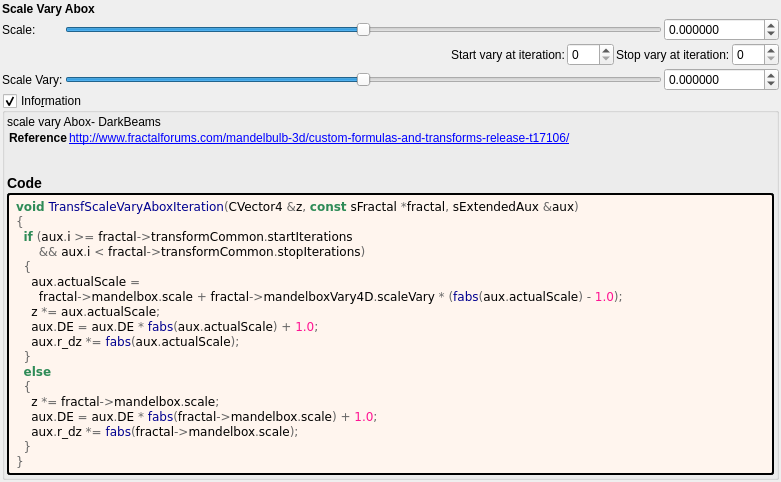
<?xml version="1.0" encoding="UTF-8"?>
<ui version="4.0">
 <class>transf_scale_vary_abox</class>
 <widget class="QWidget" name="Form">
  <property name="geometry">
   <rect>
    <x>0</x>
    <y>0</y>
    <width>781</width>
    <height>300</height>
   </rect>
  </property>
  <property name="windowTitle">
   <string notr="true">transf_scale_vary_abox</string>
  </property>
  <layout class="QVBoxLayout" name="verticalLayout">
   <property name="spacing">
    <number>2</number>
   </property>
   <property name="leftMargin">
    <number>2</number>
   </property>
   <property name="topMargin">
    <number>2</number>
   </property>
   <property name="rightMargin">
    <number>2</number>
   </property>
   <property name="bottomMargin">
    <number>2</number>
   </property>
   <item>
    <layout class="QGridLayout" name="gridLayout_14">
     <item row="2" column="0" colspan="5">
      <layout class="QGridLayout" name="gridLayout_30">
       <property name="spacing">
        <number>2</number>
       </property>
       <item row="0" column="1">
        <widget class="QSlider" name="slider_mandelbox_scale">
         <property name="sizePolicy">
          <sizepolicy hsizetype="Expanding" vsizetype="Maximum">
           <horstretch>0</horstretch>
           <verstretch>0</verstretch>
          </sizepolicy>
         </property>
         <property name="minimum">
          <number>-5000000</number>
         </property>
         <property name="maximum">
          <number>5000000</number>
         </property>
         <property name="singleStep">
          <number>1</number>
         </property>
         <property name="orientation">
          <enum>Qt::Horizontal</enum>
         </property>
        </widget>
       </item>
       <item row="2" column="2">
        <widget class="MyDoubleSpinBox" name="spinbox_mandelbox_vary_scale_vary">
         <property name="sizePolicy">
          <sizepolicy hsizetype="Minimum" vsizetype="Maximum">
           <horstretch>0</horstretch>
           <verstretch>0</verstretch>
          </sizepolicy>
         </property>
         <property name="prefix">
          <string/>
         </property>
         <property name="suffix">
          <string/>
         </property>
         <property name="decimals">
          <number>6</number>
         </property>
         <property name="minimum">
          <double>-100000.000000000000000</double>
         </property>
         <property name="maximum">
          <double>100000.000000000000000</double>
         </property>
         <property name="singleStep">
          <double>0.100000000000000</double>
         </property>
        </widget>
       </item>
       <item row="2" column="1">
        <widget class="QSlider" name="slider_mandelbox_vary_scale_vary">
         <property name="sizePolicy">
          <sizepolicy hsizetype="Expanding" vsizetype="Maximum">
           <horstretch>0</horstretch>
           <verstretch>0</verstretch>
          </sizepolicy>
         </property>
         <property name="minimum">
          <number>-1000000</number>
         </property>
         <property name="maximum">
          <number>1000000</number>
         </property>
         <property name="value">
          <number>0</number>
         </property>
         <property name="sliderPosition">
          <number>0</number>
         </property>
         <property name="orientation">
          <enum>Qt::Horizontal</enum>
         </property>
        </widget>
       </item>
       <item row="2" column="0">
        <widget class="QLabel" name="label_142">
         <property name="text">
          <string>Scale Vary:</string>
         </property>
        </widget>
       </item>
       <item row="0" column="2">
        <widget class="MyDoubleSpinBox" name="spinbox_mandelbox_scale">
         <property name="sizePolicy">
          <sizepolicy hsizetype="Minimum" vsizetype="Maximum">
           <horstretch>0</horstretch>
           <verstretch>0</verstretch>
          </sizepolicy>
         </property>
         <property name="prefix">
          <string/>
         </property>
         <property name="suffix">
          <string/>
         </property>
         <property name="decimals">
          <number>6</number>
         </property>
         <property name="minimum">
          <double>-100000.000000000000000</double>
         </property>
         <property name="maximum">
          <double>100000.000000000000000</double>
         </property>
         <property name="singleStep">
          <double>0.100000000000000</double>
         </property>
        </widget>
       </item>
       <item row="0" column="0">
        <widget class="QLabel" name="label_140">
         <property name="text">
          <string>Scale:</string>
         </property>
        </widget>
       </item>
       <item row="1" column="0" colspan="3">
        <layout class="QGridLayout" name="gridLayout">
         <item row="0" column="1">
          <widget class="QLabel" name="label_66">
           <property name="text">
            <string>Start vary at iteration:</string>
           </property>
          </widget>
         </item>
         <item row="0" column="4">
          <widget class="MySpinBox" name="spinboxInt_transf_stop_iterations">
           <property name="sizePolicy">
            <sizepolicy hsizetype="Preferred" vsizetype="Maximum">
             <horstretch>0</horstretch>
             <verstretch>0</verstretch>
            </sizepolicy>
           </property>
           <property name="maximum">
            <number>250</number>
           </property>
          </widget>
         </item>
         <item row="0" column="3">
          <widget class="QLabel" name="label_48">
           <property name="text">
            <string>Stop vary at iteration:</string>
           </property>
          </widget>
         </item>
         <item row="0" column="2">
          <widget class="MySpinBox" name="spinboxInt_transf_start_iterations">
           <property name="sizePolicy">
            <sizepolicy hsizetype="Minimum" vsizetype="Maximum">
             <horstretch>0</horstretch>
             <verstretch>0</verstretch>
            </sizepolicy>
           </property>
           <property name="minimum">
            <number>0</number>
           </property>
           <property name="maximum">
            <number>250</number>
           </property>
           <property name="value">
            <number>0</number>
           </property>
          </widget>
         </item>
         <item row="0" column="0">
          <spacer name="horizontalSpacer_5">
           <property name="orientation">
            <enum>Qt::Horizontal</enum>
           </property>
           <property name="sizeHint" stdset="0">
            <size>
             <width>40</width>
             <height>2</height>
            </size>
           </property>
          </spacer>
         </item>
        </layout>
       </item>
      </layout>
     </item>
     <item row="0" column="0" colspan="2">
      <widget class="QLabel" name="label_141">
       <property name="font">
        <font>
         <weight>75</weight>
         <bold>true</bold>
        </font>
       </property>
       <property name="text">
        <string>Scale Vary Abox</string>
       </property>
      </widget>
     </item>
    </layout>
   </item>
   <item>
    <widget class="MyGroupBox" name="groupCheck_info">
     <property name="title">
      <string>Info&amp;rmation</string>
     </property>
     <property name="flat">
      <bool>false</bool>
     </property>
     <property name="checkable">
      <bool>true</bool>
     </property>
     <layout class="QVBoxLayout" name="verticalLayout_2">
      <property name="spacing">
       <number>2</number>
      </property>
      <property name="leftMargin">
       <number>2</number>
      </property>
      <property name="topMargin">
       <number>2</number>
      </property>
      <property name="rightMargin">
       <number>2</number>
      </property>
      <property name="bottomMargin">
       <number>2</number>
      </property>
      <item>
	   <widget class="QLabel" name="label_information_general">
	    <property name="text">
		 <string notr="true">&lt;p&gt;scale vary Abox- DarkBeams&lt;/p&gt;&lt;table&gt;
&lt;tr&gt;&lt;th&gt;Reference&lt;/th&gt;&lt;td&gt;&lt;a href=&quot;http://www.fractalforums.com/mandelbulb-3d/custom-formulas-and-transforms-release-t17106/&quot;&gt;http://www.fractalforums.com/mandelbulb-3d/custom-formulas-and-transforms-release-t17106/&lt;br&gt;
&lt;/td&gt;&lt;/tr&gt;
&lt;/table&gt;
&lt;h3&gt;Code&lt;/h3&gt;</string>
		</property>
		<property name="wordWrap">
		 <bool>true</bool>
		</property>
		<property name="openExternalLinks">
		 <bool>true</bool>
		</property>
		<property name="textInteractionFlags">
		 <set>Qt::LinksAccessibleByMouse|Qt::TextSelectableByMouse</set>
		</property>
		</widget>
	   </item>
	   <item>
	    <widget class="QLabel" name="label_code_content">
		 <property name="text">
		  <string notr="true">&lt;body style=&quot;background-color:#fff5ee&quot;&gt;
&lt;pre style=&quot;color:#000000; background-color:#fff5ee;  font-family:'Courier New',monospace;&quot;&gt;&lt;span style=&quot;color:#2e8b57; font-weight:bold&quot;&gt;void&lt;/span&gt; &lt;span style=&quot;color:#00008f&quot;&gt;TransfScaleVaryAboxIteration&lt;/span&gt;&lt;span style=&quot;color:#676767&quot;&gt;(&lt;/span&gt;CVector4 &lt;span style=&quot;color:#676767&quot;&gt;&amp;amp;&lt;/span&gt;z&lt;span style=&quot;color:#676767&quot;&gt;,&lt;/span&gt; &lt;span style=&quot;color:#2e8b57; font-weight:bold&quot;&gt;const&lt;/span&gt; sFractal &lt;span style=&quot;color:#676767&quot;&gt;*&lt;/span&gt;fractal&lt;span style=&quot;color:#676767&quot;&gt;,&lt;/span&gt; sExtendedAux &lt;span style=&quot;color:#676767&quot;&gt;&amp;amp;&lt;/span&gt;aux&lt;span style=&quot;color:#676767&quot;&gt;)&lt;/span&gt;
&lt;span style=&quot;color:#676767&quot;&gt;{&lt;/span&gt;
  &lt;span style=&quot;color:#2e8b57; font-weight:bold&quot;&gt;if&lt;/span&gt; &lt;span style=&quot;color:#676767&quot;&gt;(&lt;/span&gt;aux&lt;span style=&quot;color:#676767&quot;&gt;.&lt;/span&gt;i &lt;span style=&quot;color:#676767&quot;&gt;&amp;gt;=&lt;/span&gt; fractal&lt;span style=&quot;color:#676767&quot;&gt;-&amp;gt;&lt;/span&gt;transformCommon&lt;span style=&quot;color:#676767&quot;&gt;.&lt;/span&gt;startIterations
      &lt;span style=&quot;color:#676767&quot;&gt;&amp;amp;&amp;amp;&lt;/span&gt; aux&lt;span style=&quot;color:#676767&quot;&gt;.&lt;/span&gt;i &lt;span style=&quot;color:#676767&quot;&gt;&amp;lt;&lt;/span&gt; fractal&lt;span style=&quot;color:#676767&quot;&gt;-&amp;gt;&lt;/span&gt;transformCommon&lt;span style=&quot;color:#676767&quot;&gt;.&lt;/span&gt;stopIterations&lt;span style=&quot;color:#676767&quot;&gt;)&lt;/span&gt;
  &lt;span style=&quot;color:#676767&quot;&gt;{&lt;/span&gt;
    aux&lt;span style=&quot;color:#676767&quot;&gt;.&lt;/span&gt;actualScale &lt;span style=&quot;color:#676767&quot;&gt;=&lt;/span&gt;
      fractal&lt;span style=&quot;color:#676767&quot;&gt;-&amp;gt;&lt;/span&gt;mandelbox&lt;span style=&quot;color:#676767&quot;&gt;.&lt;/span&gt;scale &lt;span style=&quot;color:#676767&quot;&gt;+&lt;/span&gt; fractal&lt;span style=&quot;color:#676767&quot;&gt;-&amp;gt;&lt;/span&gt;mandelboxVary4D&lt;span style=&quot;color:#676767&quot;&gt;.&lt;/span&gt;scaleVary &lt;span style=&quot;color:#676767&quot;&gt;* (&lt;/span&gt;&lt;span style=&quot;color:#00008f&quot;&gt;fabs&lt;/span&gt;&lt;span style=&quot;color:#676767&quot;&gt;(&lt;/span&gt;aux&lt;span style=&quot;color:#676767&quot;&gt;.&lt;/span&gt;actualScale&lt;span style=&quot;color:#676767&quot;&gt;) -&lt;/span&gt; &lt;span style=&quot;color:#ff1493&quot;&gt;1.0&lt;/span&gt;&lt;span style=&quot;color:#676767&quot;&gt;);&lt;/span&gt;
    z &lt;span style=&quot;color:#676767&quot;&gt;*=&lt;/span&gt; aux&lt;span style=&quot;color:#676767&quot;&gt;.&lt;/span&gt;actualScale&lt;span style=&quot;color:#676767&quot;&gt;;&lt;/span&gt;
    aux&lt;span style=&quot;color:#676767&quot;&gt;.&lt;/span&gt;DE &lt;span style=&quot;color:#676767&quot;&gt;=&lt;/span&gt; aux&lt;span style=&quot;color:#676767&quot;&gt;.&lt;/span&gt;DE &lt;span style=&quot;color:#676767&quot;&gt;*&lt;/span&gt; &lt;span style=&quot;color:#00008f&quot;&gt;fabs&lt;/span&gt;&lt;span style=&quot;color:#676767&quot;&gt;(&lt;/span&gt;aux&lt;span style=&quot;color:#676767&quot;&gt;.&lt;/span&gt;actualScale&lt;span style=&quot;color:#676767&quot;&gt;) +&lt;/span&gt; &lt;span style=&quot;color:#ff1493&quot;&gt;1.0&lt;/span&gt;&lt;span style=&quot;color:#676767&quot;&gt;;&lt;/span&gt;
    aux&lt;span style=&quot;color:#676767&quot;&gt;.&lt;/span&gt;r_dz &lt;span style=&quot;color:#676767&quot;&gt;*=&lt;/span&gt; &lt;span style=&quot;color:#00008f&quot;&gt;fabs&lt;/span&gt;&lt;span style=&quot;color:#676767&quot;&gt;(&lt;/span&gt;aux&lt;span style=&quot;color:#676767&quot;&gt;.&lt;/span&gt;actualScale&lt;span style=&quot;color:#676767&quot;&gt;);&lt;/span&gt;
  &lt;span style=&quot;color:#676767&quot;&gt;}&lt;/span&gt;
  &lt;span style=&quot;color:#2e8b57; font-weight:bold&quot;&gt;else&lt;/span&gt;
  &lt;span style=&quot;color:#676767&quot;&gt;{&lt;/span&gt;
    z &lt;span style=&quot;color:#676767&quot;&gt;*=&lt;/span&gt; fractal&lt;span style=&quot;color:#676767&quot;&gt;-&amp;gt;&lt;/span&gt;mandelbox&lt;span style=&quot;color:#676767&quot;&gt;.&lt;/span&gt;scale&lt;span style=&quot;color:#676767&quot;&gt;;&lt;/span&gt;
    aux&lt;span style=&quot;color:#676767&quot;&gt;.&lt;/span&gt;DE &lt;span style=&quot;color:#676767&quot;&gt;=&lt;/span&gt; aux&lt;span style=&quot;color:#676767&quot;&gt;.&lt;/span&gt;DE &lt;span style=&quot;color:#676767&quot;&gt;*&lt;/span&gt; &lt;span style=&quot;color:#00008f&quot;&gt;fabs&lt;/span&gt;&lt;span style=&quot;color:#676767&quot;&gt;(&lt;/span&gt;fractal&lt;span style=&quot;color:#676767&quot;&gt;-&amp;gt;&lt;/span&gt;mandelbox&lt;span style=&quot;color:#676767&quot;&gt;.&lt;/span&gt;scale&lt;span style=&quot;color:#676767&quot;&gt;) +&lt;/span&gt; &lt;span style=&quot;color:#ff1493&quot;&gt;1.0&lt;/span&gt;&lt;span style=&quot;color:#676767&quot;&gt;;&lt;/span&gt;
    aux&lt;span style=&quot;color:#676767&quot;&gt;.&lt;/span&gt;r_dz &lt;span style=&quot;color:#676767&quot;&gt;*=&lt;/span&gt; &lt;span style=&quot;color:#00008f&quot;&gt;fabs&lt;/span&gt;&lt;span style=&quot;color:#676767&quot;&gt;(&lt;/span&gt;fractal&lt;span style=&quot;color:#676767&quot;&gt;-&amp;gt;&lt;/span&gt;mandelbox&lt;span style=&quot;color:#676767&quot;&gt;.&lt;/span&gt;scale&lt;span style=&quot;color:#676767&quot;&gt;);&lt;/span&gt;
  &lt;span style=&quot;color:#676767&quot;&gt;}&lt;/span&gt;
&lt;span style=&quot;color:#676767&quot;&gt;}&lt;/span&gt;
&lt;/pre&gt;
&lt;/body&gt;</string>
		 </property>
		 <property name="wordWrap">
		  <bool>true</bool>
		 </property>
		 <property name="openExternalLinks">
		  <bool>true</bool>
		 </property>
		 <property name="textInteractionFlags">
		  <set>Qt::LinksAccessibleByMouse|Qt::TextSelectableByMouse</set>
		 </property>
		 <property name="styleSheet">
		  <string notr="true">border-style: outset; border-width: 2px; border-radius: 3px; border-color: black; background-color: #fff5ee; padding: 4px;</string>
		  </property>
		 </widget>
		</item>
	   </layout>
    </widget>
   </item>
   <item>
    <spacer name="verticalSpacer">
     <property name="orientation">
      <enum>Qt::Vertical</enum>
     </property>
     <property name="sizeHint" stdset="0">
      <size>
       <width>20</width>
       <height>40</height>
      </size>
     </property>
    </spacer>
   </item>
  </layout>
 </widget>
 <customwidgets>
  <customwidget>
   <class>MyGroupBox</class>
   <extends>QGroupBox</extends>
   <header>my_group_box.h</header>
   <container>1</container>
  </customwidget>
  <customwidget>
   <class>MyDoubleSpinBox</class>
   <extends>QDoubleSpinBox</extends>
   <header>my_double_spin_box.h</header>
  </customwidget>
  <customwidget>
   <class>MySpinBox</class>
   <extends>QSpinBox</extends>
   <header>my_spin_box.h</header>
  </customwidget>
 </customwidgets>
 <tabstops>
  <tabstop>groupCheck_info</tabstop>
 </tabstops>
 <resources/>
 <connections/>
</ui>
